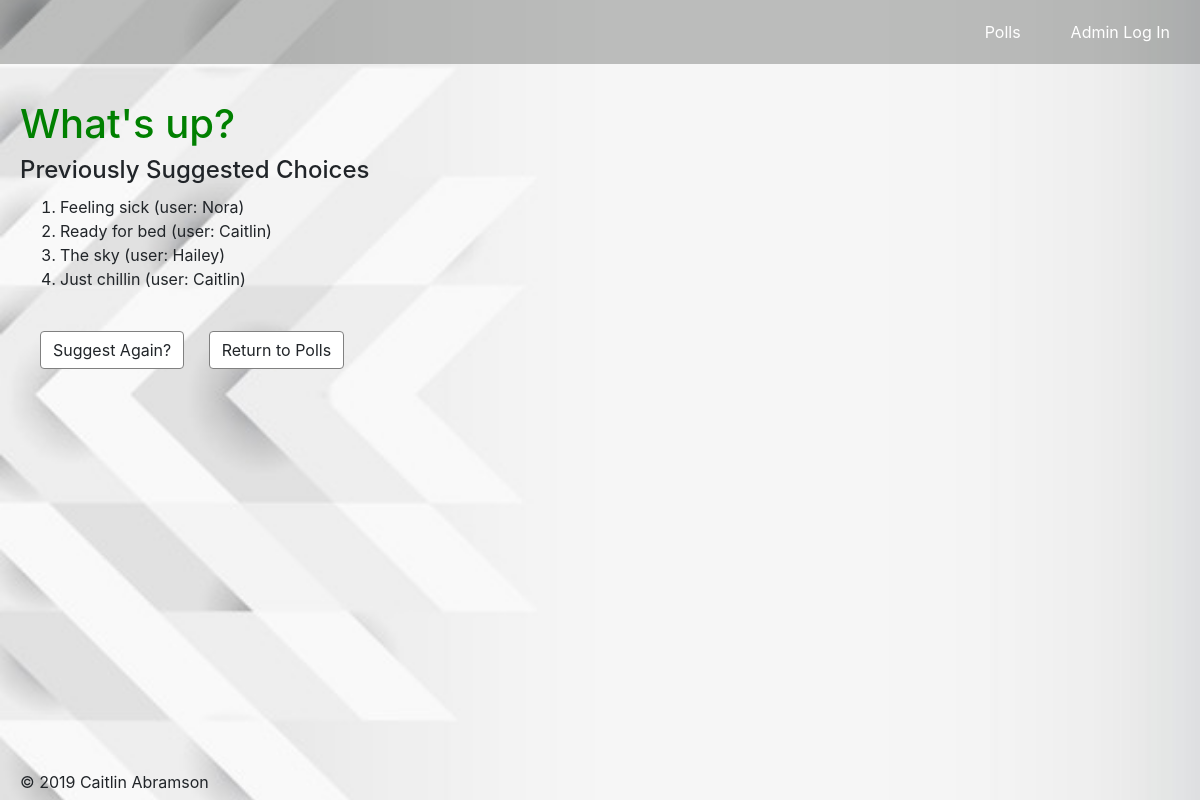
Screenshot of /polls/1/suggestions/list with the database file from the repository.
### polls/models.py (models this page shows, shortened)
class Question(models.Model):
    question_text = models.CharField(max_length=200)
    pub_date = models.DateTimeField('date published')

class Suggestion(models.Model):
    question = models.ForeignKey(Question,
        on_delete=models.CASCADE)
    suggestion_name = models.CharField(max_length=100)
    suggestion_text = models.CharField(max_length=250)

### polls/views.py (the view)
# urls.py: path('<int:pk>/suggestions/list', views.SuggestionListView.as_view(), name='suggestionsList')
class SuggestionListView(generic.DetailView):
    model = Question
    template_name = 'polls/suggestionsList.html'

### polls/templates/polls/suggestionsList.html (shortened to what this page needs)
<!DOCTYPE html>
<head>
    {% load staticfiles %}
    <link rel='stylesheet' type='text/css' href="/static/polls/css/bootstrap.min.css" />
    <link rel="stylesheet" type="text/css" href="{% static 'polls/style.css' %}">
</head>
<body>
    <div class="nav">
        <ul>
            <li class="nav_link"> <a href="http://127.0.0.1:8000/admin/"> Admin Log In</a> </li>
            <li class="nav_link"><a href="{% url 'polls:index' %}"> Polls </a></li>
        </ul>
    </div>
    <div class="header">
        <h1 class="question_label">{{ question.question_text }}</h1>
        <h4> Previously Suggested Choices </h4>
    </div>
    <div class="suggestion_list">
        <ul>
        {% for suggestion in question.suggestion_set.all %}
            <li>{{ suggestion.suggestion_text }} (user: {{ suggestion.suggestion_name }}) </li>
        {% endfor %}
        </ul>
    </div>
    <div class="buttons">
        <a class="btn btn-default" href="{% url 'polls:suggestions' question.id %}" role="button">Suggest Again?</a>
        <a class="btn btn-default" href="{% url 'polls:index' %}" role="button">Return to Polls</a>
    </div>
    <div class="footer">
        <p>&copy; 2019 Caitlin Abramson</p>
</body>

### polls/static/polls/style.css (style rules this page uses)
body { background: url("images/background.jpg") no-repeat; background-size: cover; background-position: left; background-attachment: fixed; }
.header, .buttons, .poll_list { margin-left: 20px; margin-top: 20px; }
.buttons .btn { margin-left: 20px; }
.btn { margin-top: 20px; background-color: white; border-color: grey; border-width: 0.5pt; }
.question_label { color: green; }
ul { list-style-type: none; text-decoration: none; }
li a { color: green; }
.nav ul { width: 100%; background-color:rgba(51, 53, 51, 0.3); }
.nav a { display: block; padding: 20px; padding-right: 30px; color: white; }
.nav li { float: right; }
.footer { left: 0; bottom: 0; width: 100%; padding-left: 20px; position: fixed; height: 20px; margin-bottom: 10px; }
.background_container, .footer { display: block; }
.suggestion_list { margin-top: 10px; margin-left: 20px; }
.suggestion_list li { list-style-type: decimal; }

### rows the page displays
Question: question_text "What's up?"
Suggestion: suggestion_text "Feeling sick", suggestion_name "Nora"
Suggestion: suggestion_text "Ready for bed", suggestion_name "Caitlin"
Suggestion: suggestion_text "The sky", suggestion_name "Hailey"
Suggestion: suggestion_text "Just chillin", suggestion_name "Caitlin"
